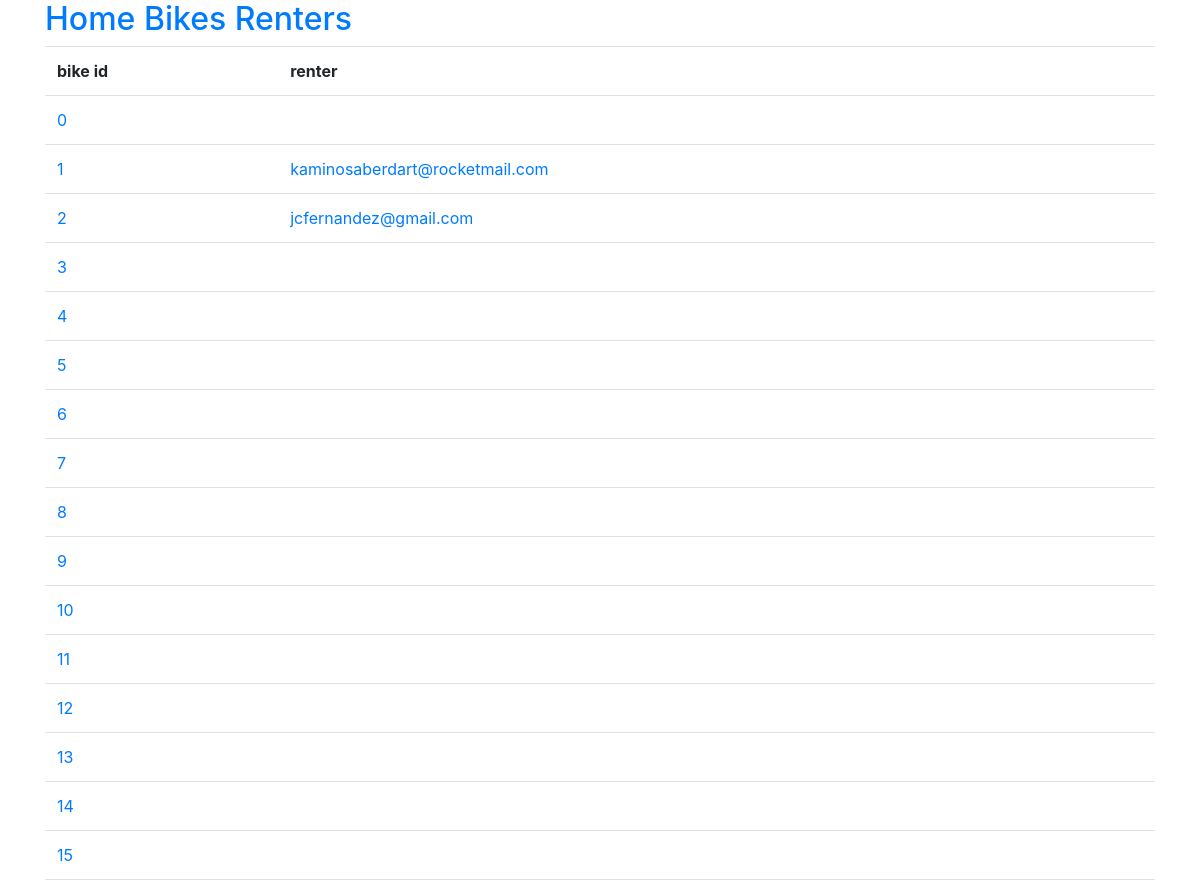
/bikes (upper part), run on an earlier commit of the app's database.
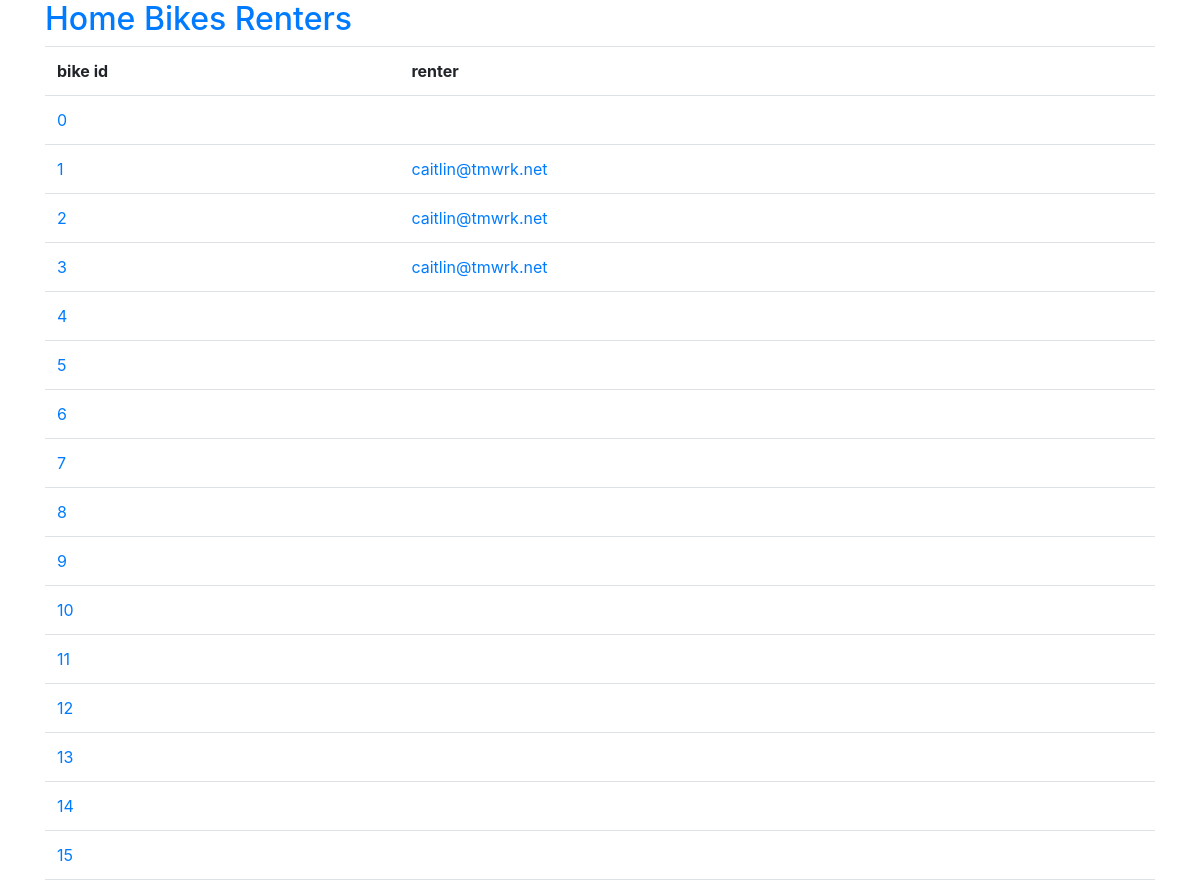
And on a later commit of the database.
### bike/models.py (models this page shows, shortened)
class Bike(Base):
  __tablename__ = 'bike'
  id = Column(Integer, primary_key=True)
  renter_id = Column(Integer, ForeignKey('renter.id'))
  code = Column(String(255), unique=True)
  comment = Column(String)

class Renter(Base):
  __tablename__ = 'renter'
  id = Column(Integer, primary_key=True)
  name = Column(String(255), unique=False)
  email = Column(String(255), unique=False)
  code = Column(String(255), unique=True)
  bikes = relationship('Bike', backref=backref('renter'))
  zipcode = Column(String(255))
  phone = Column(String(255))
  desc = Column(String)
  qty = Column(Integer)

### bike/views.py (the view)
@app.route('/bikes')
def bikes():
  return render_template('bikes.html', bikes=db.query(Bike))

### bike/__init__.py (called while the page is built)
@app.teardown_appcontext
def shutdown_session(exception=None):
  db.remove()

### bike/templates/bikes.html
{% extends "base.html" %}
{% block content %}
<table class="table table-hover">
  <tr><th>bike id</th><th>renter</th></tr>
  {% for bike in bikes %}
  <tr><td><a href="{{url_for('bike', code=bike.code)}}">{{bike.code}}</a></td><td>{% if bike.renter %}<a href="{{url_for('renter', email=bike.renter.email)}}">{{bike.renter.email}}</a>{% endif %}</td></tr>
  {% endfor %}
</table>
{% endblock %}

What changed in the data, as far as the page shows it:
changed Bike (number 2 of 17 on the later page): renter.email "kaminosaberdart@rocketmail.com" → "caitlin@tmwrk.net"
changed Bike (number 3 of 17 on the later page): renter.email "jcfernandez@gmail.com" → "caitlin@tmwrk.net"
changed Bike (number 4 of 17 on the later page): renter.email (not shown) → "caitlin@tmwrk.net"
